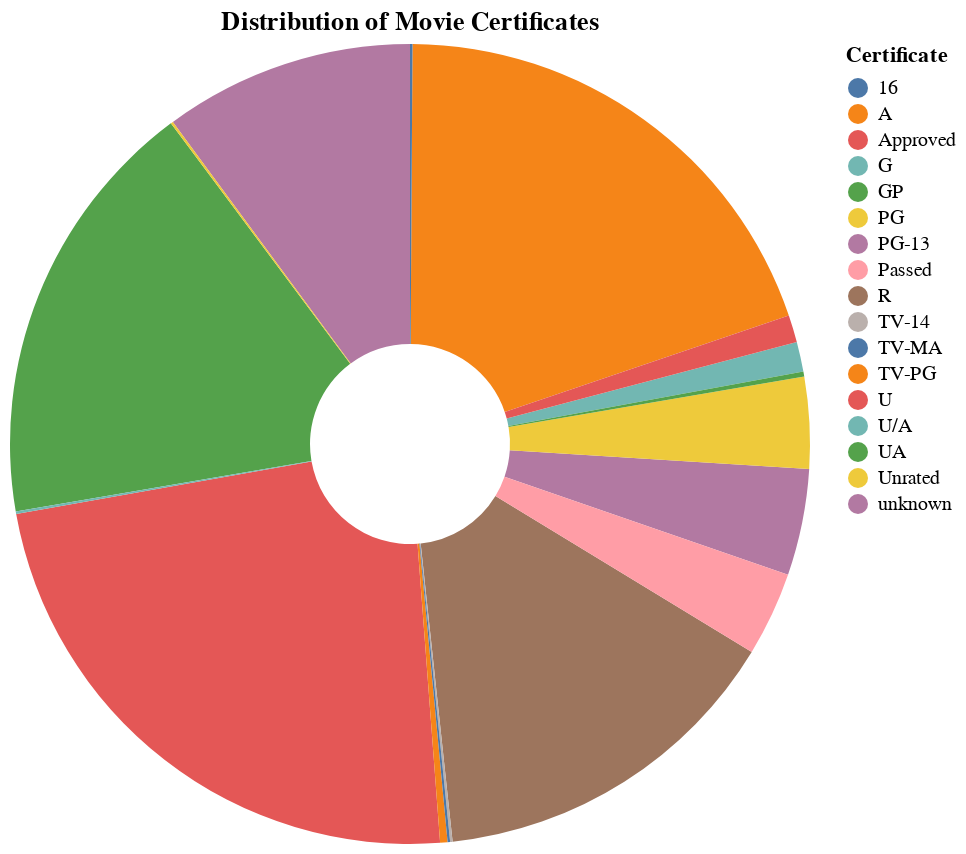

The notebook cell saved with this chart:
### Code cell
import altair as alt
# Calculate the count of each certificate type
certificate_counts = data['Certificate'].value_counts().reset_index()
certificate_counts.columns = ['Certificate', 'Count']

# Create the doughnut chart
chart = alt.Chart(certificate_counts).mark_arc(innerRadius=50).encode(
    theta='Count',
    color='Certificate',
    tooltip=['Certificate', 'Count']
).properties(
    width=400,
    height=400,
    title="Distribution of Movie Certificates"
)

chart

### Figure 1 — Vega-Lite specification as saved in the notebook (floating-point values rounded to 4 significant figures)
{"config": {"view": {"continuousWidth": 400, "continuousHeight": 300}}, "data": {"name": "data-2f0ddd77c4e30a602f8d134b4f3f25ef"}, "mark": {"type": "arc", "innerRadius": 50}, "encoding": {"color": {"field": "Certificate", "type": "nominal"}, "theta": {"field": "Count", "type": "quantitative"}, "tooltip": [{"field": "Certificate", "type": "nominal"}, {"field": "Count", "type": "quantitative"}]}, "height": 400, "title": "Distribution of Movie Certificates", "width": 400, "$schema": "https://vega.github.io/schema/vega-lite/v4.17.0.json", "datasets": {"data-2f0ddd77c4e30a602f8d134b4f3f25ef": [{"Certificate": "U", "Count": 234}, {"Certificate": "A", "Count": 197}, {"Certificate": "UA", "Count": 175}, {"Certificate": "R", "Count": 146}, {"Certificate": "unknown", "Count": 101}, {"Certificate": "PG-13", "Count": 43}, {"Certificate": "PG", "Count": 37}, {"Certificate": "Passed", "Count": 34}, {"Certificate": "G", "Count": 12}, {"Certificate": "Approved", "Count": 11}, {"Certificate": "TV-PG", "Count": 3}, {"Certificate": "GP", "Count": 2}, {"Certificate": "TV-14", "Count": 1}, {"Certificate": "16", "Count": 1}, {"Certificate": "TV-MA", "Count": 1}, {"Certificate": "Unrated", "Count": 1}, {"Certificate": "U/A", "Count": 1}]}}
